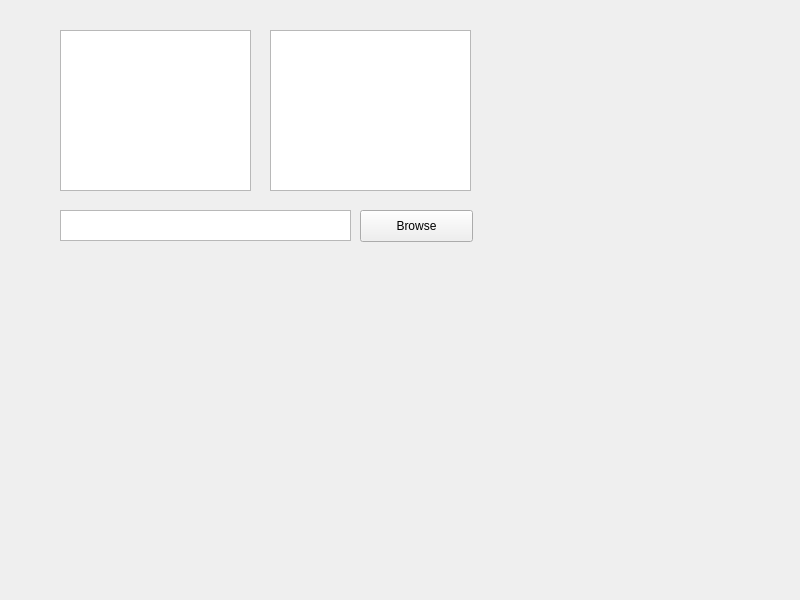
<?xml version="1.0" encoding="UTF-8"?>
<ui version="4.0">
 <class>main</class>
 <widget class="QWidget" name="main">
  <property name="geometry">
   <rect>
    <x>0</x>
    <y>0</y>
    <width>800</width>
    <height>600</height>
   </rect>
  </property>
  <property name="windowTitle">
   <string>main</string>
  </property>
  <widget class="QGraphicsView" name="window1">
   <property name="geometry">
    <rect>
     <x>60</x>
     <y>30</y>
     <width>191</width>
     <height>161</height>
    </rect>
   </property>
  </widget>
  <widget class="QGraphicsView" name="window2">
   <property name="geometry">
    <rect>
     <x>270</x>
     <y>30</y>
     <width>201</width>
     <height>161</height>
    </rect>
   </property>
  </widget>
  <widget class="QTextBrowser" name="file_name">
   <property name="geometry">
    <rect>
     <x>60</x>
     <y>210</y>
     <width>291</width>
     <height>31</height>
    </rect>
   </property>
  </widget>
  <widget class="QPushButton" name="button">
   <property name="geometry">
    <rect>
     <x>360</x>
     <y>210</y>
     <width>113</width>
     <height>32</height>
    </rect>
   </property>
   <property name="text">
    <string>Browse</string>
   </property>
  </widget>
 </widget>
 <resources/>
 <connections/>
</ui>
